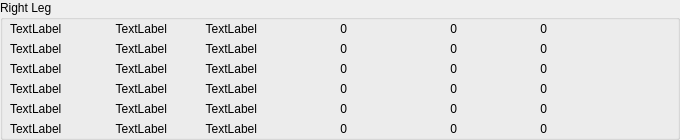
       <widget class="QGroupBox" name="groupBox_7">
        <property name="geometry">
         <rect>
          <x>20</x>
          <y>230</y>
          <width>680</width>
          <height>140</height>
         </rect>
        </property>
        <property name="title">
         <string>Right Leg</string>
        </property>
        <widget class="QLabel" name="jmax_22">
         <property name="geometry">
          <rect>
           <x>390</x>
           <y>120</y>
           <width>67</width>
           <height>17</height>
          </rect>
         </property>
         <property name="text">
          <string>0</string>
         </property>
         <property name="alignment">
          <set>Qt::AlignRight|Qt::AlignTrailing|Qt::AlignVCenter</set>
         </property>
        </widget>
        <widget class="QLabel" name="jmin_22">
         <property name="geometry">
          <rect>
           <x>280</x>
           <y>100</y>
           <width>67</width>
           <height>17</height>
          </rect>
         </property>
         <property name="text">
          <string>0</string>
         </property>
         <property name="alignment">
          <set>Qt::AlignRight|Qt::AlignTrailing|Qt::AlignVCenter</set>
         </property>
        </widget>
        <widget class="QLabel" name="jname_22">
         <property name="geometry">
          <rect>
           <x>10</x>
           <y>100</y>
           <width>67</width>
           <height>17</height>
          </rect>
         </property>
         <property name="text">
          <string>TextLabel</string>
         </property>
         <property name="alignment">
          <set>Qt::AlignJustify|Qt::AlignVCenter</set>
         </property>
        </widget>
        <widget class="QLabel" name="jstate_22">
         <property name="geometry">
          <rect>
           <x>100</x>
           <y>20</y>
           <width>67</width>
           <height>17</height>
          </rect>
         </property>
         <property name="text">
          <string>TextLabel</string>
         </property>
         <property name="alignment">
          <set>Qt::AlignRight|Qt::AlignTrailing|Qt::AlignVCenter</set>
         </property>
        </widget>
        <widget class="QLabel" name="jrawstate_22">
         <property name="geometry">
          <rect>
           <x>190</x>
           <y>60</y>
           <width>67</width>
           <height>17</height>
          </rect>
         </property>
         <property name="text">
          <string>TextLabel</string>
         </property>
         <property name="alignment">
          <set>Qt::AlignRight|Qt::AlignTrailing|Qt::AlignVCenter</set>
         </property>
        </widget>
        <widget class="QLabel" name="jmin_23">
         <property name="geometry">
          <rect>
           <x>280</x>
           <y>20</y>
           <width>67</width>
           <height>17</height>
          </rect>
         </property>
         <property name="text">
          <string>0</string>
         </property>
         <property name="alignment">
          <set>Qt::AlignRight|Qt::AlignTrailing|Qt::AlignVCenter</set>
         </property>
        </widget>
        <widget class="QLabel" name="jrawstate_23">
         <property name="geometry">
          <rect>
           <x>190</x>
           <y>120</y>
           <width>67</width>
           <height>17</height>
          </rect>
         </property>
         <property name="text">
          <string>TextLabel</string>
         </property>
         <property name="alignment">
          <set>Qt::AlignRight|Qt::AlignTrailing|Qt::AlignVCenter</set>
         </property>
        </widget>
        <widget class="QLabel" name="jmin_24">
         <property name="geometry">
          <rect>
           <x>280</x>
           <y>40</y>
           <width>67</width>
           <height>17</height>
          </rect>
         </property>
         <property name="text">
          <string>0</string>
         </property>
         <property name="alignment">
          <set>Qt::AlignRight|Qt::AlignTrailing|Qt::AlignVCenter</set>
         </property>
        </widget>
        <widget class="QLabel" name="jmin_25">
         <property name="geometry">
          <rect>
           <x>280</x>
           <y>60</y>
           <width>67</width>
           <height>17</height>
          </rect>
         </property>
         <property name="text">
          <string>0</string>
         </property>
         <property name="alignment">
          <set>Qt::AlignRight|Qt::AlignTrailing|Qt::AlignVCenter</set>
         </property>
        </widget>
        <widget class="QLabel" name="jmax_23">
         <property name="geometry">
          <rect>
           <x>390</x>
           <y>60</y>
           <width>67</width>
           <height>17</height>
          </rect>
         </property>
         <property name="text">
          <string>0</string>
         </property>
         <property name="alignment">
          <set>Qt::AlignRight|Qt::AlignTrailing|Qt::AlignVCenter</set>
         </property>
        </widget>
        <widget class="QLabel" name="jmin_26">
         <property name="geometry">
          <rect>
           <x>280</x>
           <y>80</y>
           <width>67</width>
           <height>17</height>
          </rect>
         </property>
         <property name="text">
          <string>0</string>
         </property>
         <property name="alignment">
          <set>Qt::AlignRight|Qt::AlignTrailing|Qt::AlignVCenter</set>
         </property>
        </widget>
        <widget class="QLabel" name="jrawstate_24">
         <property name="geometry">
          <rect>
           <x>190</x>
           <y>100</y>
           <width>67</width>
           <height>17</height>
          </rect>
         </property>
         <property name="text">
          <string>TextLabel</string>
         </property>
         <property name="alignment">
          <set>Qt::AlignRight|Qt::AlignTrailing|Qt::AlignVCenter</set>
         </property>
        </widget>
        <widget class="QLabel" name="jstate_23">
         <property name="geometry">
          <rect>
           <x>100</x>
           <y>120</y>
           <width>67</width>
           <height>17</height>
          </rect>
         </property>
         <property name="text">
          <string>TextLabel</string>
         </property>
         <property name="alignment">
          <set>Qt::AlignRight|Qt::AlignTrailing|Qt::AlignVCenter</set>
         </property>
        </widget>
        <widget class="QLabel" name="jname_23">
         <property name="geometry">
          <rect>
           <x>10</x>
           <y>40</y>
           <width>67</width>
           <height>17</height>
          </rect>
         </property>
         <property name="text">
          <string>TextLabel</string>
         </property>
         <property name="alignment">
          <set>Qt::AlignJustify|Qt::AlignVCenter</set>
         </property>
        </widget>
        <widget class="QLabel" name="jrawstate_25">
         <property name="geometry">
          <rect>
           <x>190</x>
           <y>80</y>
           <width>67</width>
           <height>17</height>
          </rect>
         </property>
         <property name="text">
          <string>TextLabel</string>
         </property>
         <property name="alignment">
          <set>Qt::AlignRight|Qt::AlignTrailing|Qt::AlignVCenter</set>
         </property>
        </widget>
        <widget class="QLabel" name="jmax_24">
         <property name="geometry">
          <rect>
           <x>390</x>
           <y>40</y>
           <width>67</width>
           <height>17</height>
          </rect>
         </property>
         <property name="text">
          <string>0</string>
         </property>
         <property name="alignment">
          <set>Qt::AlignRight|Qt::AlignTrailing|Qt::AlignVCenter</set>
         </property>
        </widget>
        <widget class="QLabel" name="jname_24">
         <property name="geometry">
          <rect>
           <x>10</x>
           <y>120</y>
           <width>67</width>
           <height>17</height>
          </rect>
         </property>
         <property name="text">
          <string>TextLabel</string>
         </property>
         <property name="alignment">
          <set>Qt::AlignJustify|Qt::AlignVCenter</set>
         </property>
        </widget>
        <widget class="QLabel" name="jstate_24">
         <property name="geometry">
          <rect>
           <x>100</x>
           <y>100</y>
           <width>67</width>
           <height>17</height>
          </rect>
         </property>
         <property name="text">
          <string>TextLabel</string>
         </property>
         <property name="alignment">
          <set>Qt::AlignRight|Qt::AlignTrailing|Qt::AlignVCenter</set>
         </property>
        </widget>
        <widget class="QLabel" name="jstate_25">
         <property name="geometry">
          <rect>
           <x>100</x>
           <y>40</y>
           <width>67</width>
           <height>17</height>
          </rect>
         </property>
         <property name="text">
          <string>TextLabel</string>
         </property>
         <property name="alignment">
          <set>Qt::AlignRight|Qt::AlignTrailing|Qt::AlignVCenter</set>
         </property>
        </widget>
        <widget class="QLabel" name="jrawstate_26">
         <property name="geometry">
          <rect>
           <x>190</x>
           <y>20</y>
           <width>67</width>
           <height>17</height>
          </rect>
         </property>
         <property name="text">
          <string>TextLabel</string>
         </property>
         <property name="alignment">
          <set>Qt::AlignRight|Qt::AlignTrailing|Qt::AlignVCenter</set>
         </property>
        </widget>
        <widget class="QLabel" name="jmax_25">
         <property name="geometry">
          <rect>
           <x>390</x>
           <y>100</y>
           <width>67</width>
           <height>17</height>
          </rect>
         </property>
         <property name="text">
          <string>0</string>
         </property>
         <property name="alignment">
          <set>Qt::AlignRight|Qt::AlignTrailing|Qt::AlignVCenter</set>
         </property>
        </widget>
        <widget class="QLabel" name="jname_25">
         <property name="geometry">
          <rect>
           <x>10</x>
           <y>60</y>
           <width>67</width>
           <height>17</height>
          </rect>
         </property>
         <property name="text">
          <string>TextLabel</string>
         </property>
         <property name="alignment">
          <set>Qt::AlignJustify|Qt::AlignVCenter</set>
         </property>
        </widget>
        <widget class="QLabel" name="jmax_26">
         <property name="geometry">
          <rect>
           <x>390</x>
           <y>20</y>
           <width>67</width>
           <height>17</height>
          </rect>
         </property>
         <property name="text">
          <string>0</string>
         </property>
         <property name="alignment">
          <set>Qt::AlignRight|Qt::AlignTrailing|Qt::AlignVCenter</set>
         </property>
        </widget>
        <widget class="QLabel" name="jmax_27">
         <property name="geometry">
          <rect>
           <x>390</x>
           <y>80</y>
           <width>67</width>
           <height>17</height>
          </rect>
         </property>
         <property name="text">
          <string>0</string>
         </property>
         <property name="alignment">
          <set>Qt::AlignRight|Qt::AlignTrailing|Qt::AlignVCenter</set>
         </property>
        </widget>
        <widget class="QLabel" name="jrawstate_27">
         <property name="geometry">
          <rect>
           <x>190</x>
           <y>40</y>
           <width>67</width>
           <height>17</height>
          </rect>
         </property>
         <property name="text">
          <string>TextLabel</string>
         </property>
         <property name="alignment">
          <set>Qt::AlignRight|Qt::AlignTrailing|Qt::AlignVCenter</set>
         </property>
        </widget>
        <widget class="QLabel" name="jmin_27">
         <property name="geometry">
          <rect>
           <x>280</x>
           <y>120</y>
           <width>67</width>
           <height>17</height>
          </rect>
         </property>
         <property name="text">
          <string>0</string>
         </property>
         <property name="alignment">
          <set>Qt::AlignRight|Qt::AlignTrailing|Qt::AlignVCenter</set>
         </property>
        </widget>
        <widget class="QLabel" name="jname_26">
         <property name="geometry">
          <rect>
           <x>10</x>
           <y>20</y>
           <width>67</width>
           <height>17</height>
          </rect>
         </property>
         <property name="text">
          <string>TextLabel</string>
         </property>
         <property name="alignment">
          <set>Qt::AlignJustify|Qt::AlignVCenter</set>
         </property>
        </widget>
        <widget class="QLabel" name="jstate_26">
         <property name="geometry">
          <rect>
           <x>100</x>
           <y>60</y>
           <width>67</width>
           <height>17</height>
          </rect>
         </property>
         <property name="text">
          <string>TextLabel</string>
         </property>
         <property name="alignment">
          <set>Qt::AlignRight|Qt::AlignTrailing|Qt::AlignVCenter</set>
         </property>
        </widget>
        <widget class="QLabel" name="jname_27">
         <property name="geometry">
          <rect>
           <x>10</x>
           <y>80</y>
           <width>67</width>
           <height>17</height>
          </rect>
         </property>
         <property name="text">
          <string>TextLabel</string>
         </property>
         <property name="alignment">
          <set>Qt::AlignJustify|Qt::AlignVCenter</set>
         </property>
        </widget>
        <widget class="QLabel" name="jstate_27">
         <property name="geometry">
          <rect>
           <x>100</x>
           <y>80</y>
           <width>67</width>
           <height>17</height>
          </rect>
         </property>
         <property name="text">
          <string>TextLabel</string>
         </property>
         <property name="alignment">
          <set>Qt::AlignRight|Qt::AlignTrailing|Qt::AlignVCenter</set>
         </property>
        </widget>
        <widget class="QLabel" name="jmax_43">
         <property name="geometry">
          <rect>
           <x>480</x>
           <y>60</y>
           <width>67</width>
           <height>17</height>
          </rect>
         </property>
         <property name="text">
          <string>0</string>
         </property>
         <property name="alignment">
          <set>Qt::AlignRight|Qt::AlignTrailing|Qt::AlignVCenter</set>
         </property>
        </widget>
        <widget class="QLabel" name="jmax_44">
         <property name="geometry">
          <rect>
           <x>480</x>
           <y>100</y>
           <width>67</width>
           <height>17</height>
          </rect>
         </property>
         <property name="text">
          <string>0</string>
         </property>
         <property name="alignment">
          <set>Qt::AlignRight|Qt::AlignTrailing|Qt::AlignVCenter</set>
         </property>
        </widget>
        <widget class="QLabel" name="jmax_45">
         <property name="geometry">
          <rect>
           <x>480</x>
           <y>80</y>
           <width>67</width>
           <height>17</height>
          </rect>
         </property>
         <property name="text">
          <string>0</string>
         </property>
         <property name="alignment">
          <set>Qt::AlignRight|Qt::AlignTrailing|Qt::AlignVCenter</set>
         </property>
        </widget>
        <widget class="QLabel" name="jmax_46">
         <property name="geometry">
          <rect>
           <x>480</x>
           <y>20</y>
           <width>67</width>
           <height>17</height>
          </rect>
         </property>
         <property name="text">
          <string>0</string>
         </property>
         <property name="alignment">
          <set>Qt::AlignRight|Qt::AlignTrailing|Qt::AlignVCenter</set>
         </property>
        </widget>
        <widget class="QLabel" name="jmax_47">
         <property name="geometry">
          <rect>
           <x>480</x>
           <y>40</y>
           <width>67</width>
           <height>17</height>
          </rect>
         </property>
         <property name="text">
          <string>0</string>
         </property>
         <property name="alignment">
          <set>Qt::AlignRight|Qt::AlignTrailing|Qt::AlignVCenter</set>
         </property>
        </widget>
        <widget class="QLabel" name="jmax_48">
         <property name="geometry">
          <rect>
           <x>480</x>
           <y>120</y>
           <width>67</width>
           <height>17</height>
          </rect>
         </property>
         <property name="text">
          <string>0</string>
         </property>
         <property name="alignment">
          <set>Qt::AlignRight|Qt::AlignTrailing|Qt::AlignVCenter</set>
         </property>
        </widget>
       </widget>
